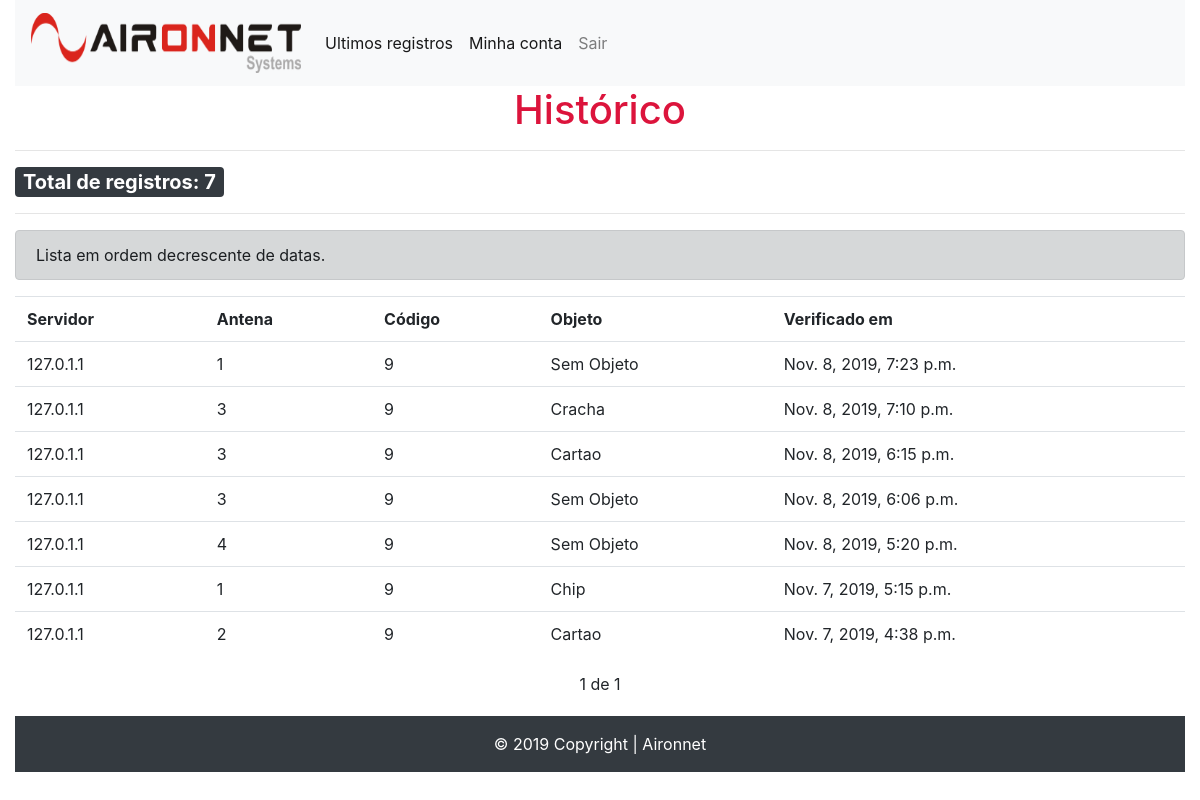
The page /lista/historico/9 (signed in) on the database its author committed.
### list/models.py (models this page shows, shortened)
class Historico(models.Model):
	server = models.CharField(max_length=15)
	antena = models.CharField(max_length=10)
	date = models.DateTimeField(default=datetime.now)
	code = models.TextField()
	objeto = models.CharField(max_length=100)

### list/views.py (the view)
# urls.py: path('lista/historico/<str:code>', views.historico, name='historico'),
@login_required
def historico(request, code):
	total = Historico.objects.filter(code=code).count()
	his = list(Historico.objects.filter(code=code).order_by('-date'))
	paginator = Paginator(his, 10)
	page = request.GET.get('page')
	hist = paginator.get_page(page)
	if not hist:
		return render(request, '404.html')
	template_name = 'historico.html'
	return render(request, template_name, {'hist':hist, 'code':code, 'total':total })

### list/templates/historico.html (shortened to what this page needs)
{% extends 'base.html' %}
{% load static %}
{% block content %}
<table class="table">
	<h1 id="h1-center">Histórico</h1>
	<hr>
	<span class="badge badge-dark">Total de registros: {{ total }}</span>
	<hr>
	<div class="alert alert-dark" role="alert">
			Lista em ordem decrescente de datas.
	</div>
	<tr>
		<th>Servidor</th> <th>Antena</th> <th>Código</th> <th>Objeto</th>
		<th>Verificado em</th>
	</tr>
	{% for hist in hist %}
		{% if hist.objeto %}
			<tr class="hover">
				<td>{{hist.server}}</td> <td>{{hist.antena}}</td> <td>{{hist.code}}</td> <td>{{hist.objeto}}</td><td>{{ hist.date }}</td>
			</tr>
		{% else %}
			<tr class="hover">
					<td>{{hist.server}}</td> <td>{{hist.antena}}</td> <td>{{hist.code}}</td> <td>Sem Objeto</td><td>{{ hist.date }}</td>
			</tr>
		{% endif %}
	{% endfor %}
</table>
<div class="pagination">
	<span class="step-links">
		{% if hist.paginator.num_pages %}
			<span class="current">
				{{ hist.number }} de {{ hist.paginator.num_pages }}
			</span>
		{% endif %}
	</span>
</div>
{% endblock %}

### list/static/css/style.css (style rules this page uses)
.table { margin-top: 0px; }
.table tr td { vertical-align: middle; }
.pagination { margin-bottom: 20px; }
.step-links { position: relative; margin-left: auto; margin-right: auto; }
.step-links .current { margin-left: 5px; margin-right: 5px; }
h1#h1-center { text-align: center; }
h1 { color:crimson !important; }
.badge { font-size: 20px; }

### rows shown on the page
Historico: server "127.0.1.1", antena "1", code "9", date "Nov. 8, 2019, 7:23 p.m."
Historico: server "127.0.1.1", antena "3", code "9", objeto "Cracha", date "Nov. 8, 2019, 7:10 p.m."
Historico: server "127.0.1.1", antena "3", code "9", objeto "Cartao", date "Nov. 8, 2019, 6:15 p.m."
Historico: server "127.0.1.1", antena "3", code "9", date "Nov. 8, 2019, 6:06 p.m."
Historico: server "127.0.1.1", antena "4", code "9", date "Nov. 8, 2019, 5:20 p.m."
Historico: server "127.0.1.1", antena "1", code "9", objeto "Chip", date "Nov. 7, 2019, 5:15 p.m."
Historico: server "127.0.1.1", antena "2", code "9", objeto "Cartao", date "Nov. 7, 2019, 4:38 p.m."

### other values the page prints
{{ total }} "7"
{{ hist.number }} "1"
{{ hist.paginator.num_pages }} "1"
